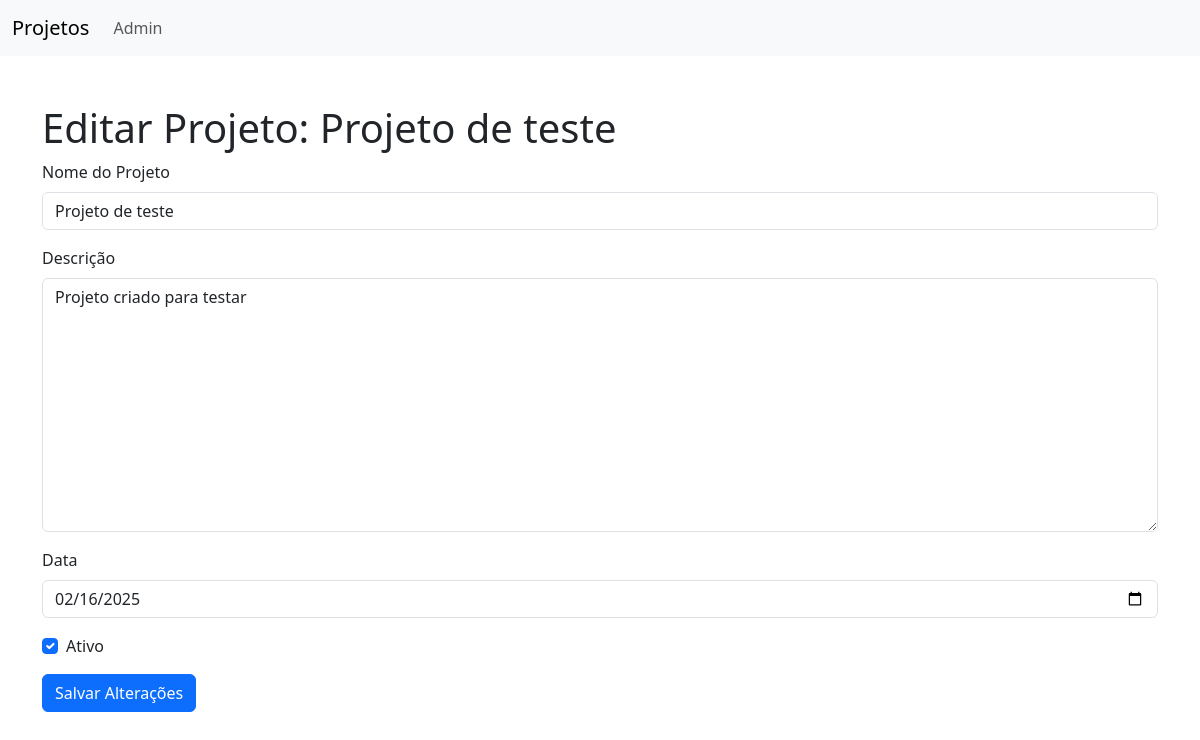
Page /editar_projeto/1/ (signed in) on the earlier database version.
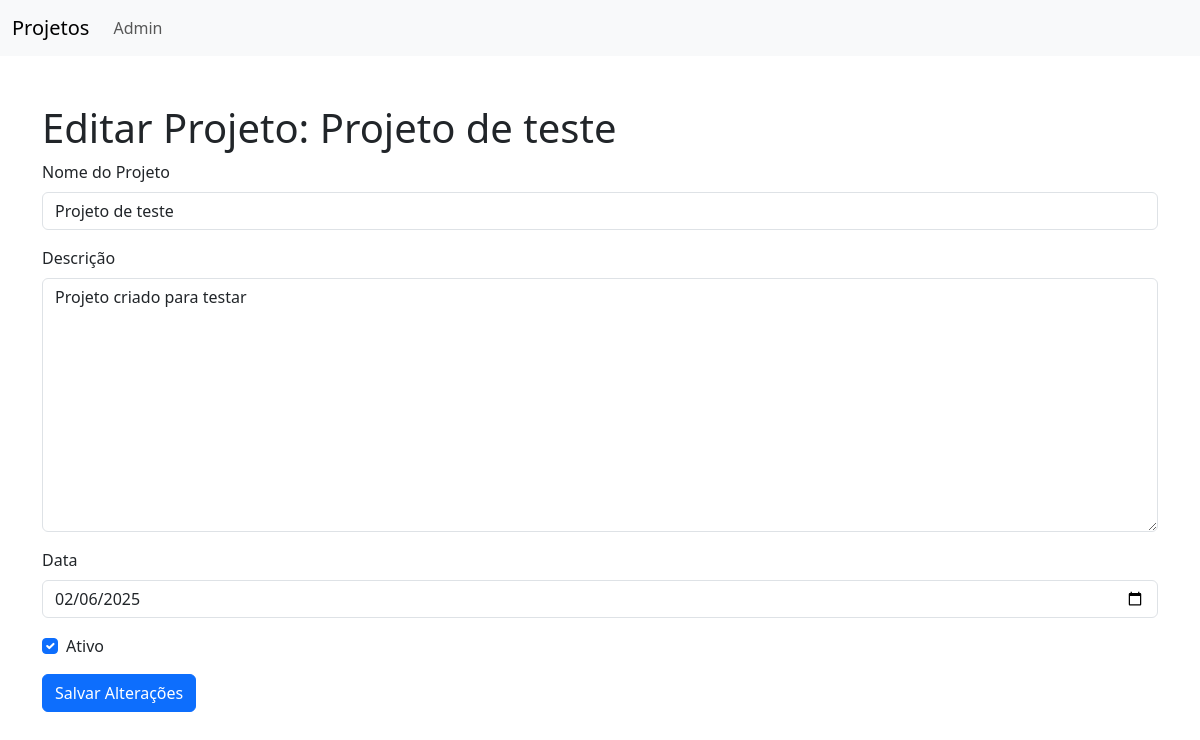
Same page on the later database version.
### controle/models.py (models this page shows, shortened)
class Projeto(models.Model):
    id = models.AutoField(primary_key=True)
    nome = models.TextField(max_length=255, null=False)
    descricao = models.TextField(max_length=500, null=False)
    ativo = models.BooleanField(default=True, null=False)
    data = models.DateField(null=False)
    atualizado = models.DateTimeField(auto_now=True)
    criado_por = models.ForeignKey(Usuario, on_delete=models.SET_NULL, null=True, related_name="projetos_criados")
    atualizado_por = models.ForeignKey(Usuario, on_delete=models.SET_NULL, null=True, related_name="projetos_atualizados")

### controle/views.py (the view)
# urls.py: path('editar_projeto/<int:id>/', editar_projeto, name="editar_projeto" ),
@login_required
def editar_projeto(request, id):
    projeto = get_object_or_404(Projeto, id=id)
    if request.method == 'POST':
        form = ProjetoForm(request.POST, instance=projeto)
        if form.is_valid():
            projeto = form.save(commit=False)  # Não salva automaticamente
            projeto.alterado_por = request.user  # Atribui o usuário logado
            projeto.save()  # Salva o projeto com a alteração do usuário
            return redirect('index')  # Redireciona para a lista de projetos
    else:
        print(projeto.data)
        form = ProjetoForm(instance=projeto)
        form.fields['data'].initial = '2020-11-11'#projeto.data.strftime('%Y-%m-%d')
        print(form.fields['data'].initial)
    return render(request, 'editar_projeto.html', {'form': form, 'projeto': projeto})

### controle/forms.py (shortened to what this page needs)
class ProjetoForm(forms.ModelForm):
    class Meta:
        model = Projeto
        fields = ['nome', 'descricao', 'data', 'ativo']  # Campos que você quer permitir que o usuário preencha
    nome = forms.CharField(widget=forms.TextInput(attrs={'class': 'form-control'}))
    descricao = forms.CharField(widget=forms.Textarea(attrs={'class': 'form-control'}))
    data = forms.DateField(  initial=timezone.now().date(), widget=CustomDateInput(attrs={'class': 'form-control', 'type': 'date'}))
    ativo = forms.BooleanField(initial=True, required=False, widget=forms.CheckboxInput(attrs={'class': 'form-check-input'}))

### controle/forms.py (called while the page is built)
    def render(self, name, value, attrs=None, renderer=None):
        if value:
            value = value.strftime('%Y-%m-%d')  # Formato correto para input[type="date"]
        return super().render(name, value, attrs, renderer)

### controle/templates/editar_projeto.html (shortened to what this page needs)
<!DOCTYPE html>
<html lang="pt-br">
<head>
    <link href="https://cdn.jsdelivr.net/npm/bootstrap@5.3.3/dist/css/bootstrap.min.css" rel="stylesheet">
</head>
<body>
    <nav class="navbar navbar-expand-lg navbar-light bg-light">
        <div class="container-fluid">
            <a class="navbar-brand" href="/">Projetos</a>
            <div class="collapse navbar-collapse" id="navbarNav">
                <ul class="navbar-nav">
                    {% if user.administrador %}
                    <li class="nav-item">
                        <a class="nav-link" href="/admin">Admin</a>
                    </li>
                    {% endif %}
                </ul>
            </div>
        </div>
    </nav>
    <div class="container mt-5">
        <h1>Editar Projeto: {{ projeto.nome }}</h1>
        <form method="POST">
            <div class="mb-3">
                <label for="id_nome" class="form-label">Nome do Projeto</label>
                {{ form.nome }}
            </div>
            <div class="mb-3">
                <label for="id_descricao" class="form-label">Descrição</label>
                {{ form.descricao }}
            </div>
            <div class="mb-3">
                <label for="id_data" class="form-label">Data</label>
                {{ form.data }}
            </div>
            <div class="mb-3">
                <div class="form-check">
                    {{ form.ativo }}
                    <label class="form-check-label" for="id_ativo">
                        Ativo
                    </label>
                </div>
            </div>
            <button type="submit" class="btn btn-primary">Salvar Alterações</button>
        </form>
    </div>
</body>
</html>

Differences in the rows shown:
changed Projeto "Projeto de teste": data "02/16/2025" → "02/06/2025"
